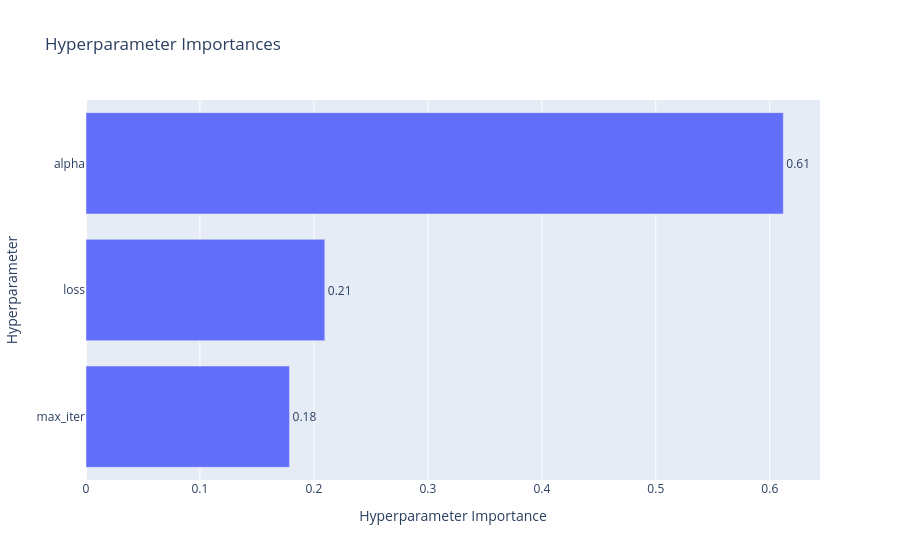

Notebook source saved alongside this figure:
### Markdown cell above
#### **Задание 3.2. Немножко про интерпретацию** (0.25 балла)

В оптуне лежит целая россыпь визуализаций, как же их не пощупать? Чтобы окончательно убедить вас в ценности и важности регуляризации, выведите график важности гиперпараметров. Оценим, что реально важно, а что пшик

### Code cell
# (´-`）.｡oO( ... YOUR CODE HERE ... )
import optuna.visualization as vis

fig = vis.plot_param_importances(study)
fig.show()

### Figure 1 — Plotly figure (JSON) as saved in the notebook; plotly's stock layout.template omitted (floating-point values rounded to 4 significant figures)
{"data": [{"cliponaxis": false, "hovertemplate": ["max_iter (IntDistribution): 0.17860262137184157<extra></extra>", "loss (CategoricalDistribution): 0.20953584066562955<extra></extra>", "alpha (FloatDistribution): 0.6118615379625288<extra></extra>"], "name": "Objective Value", "orientation": "h", "text": ["0.18", "0.21", "0.61"], "textposition": "outside", "type": "bar", "x": [0.1786, 0.2095, 0.6119], "y": ["max_iter", "loss", "alpha"]}], "layout": {"title": {"text": "Hyperparameter Importances"}, "xaxis": {"title": {"text": "Hyperparameter Importance"}}, "yaxis": {"title": {"text": "Hyperparameter"}}}}
